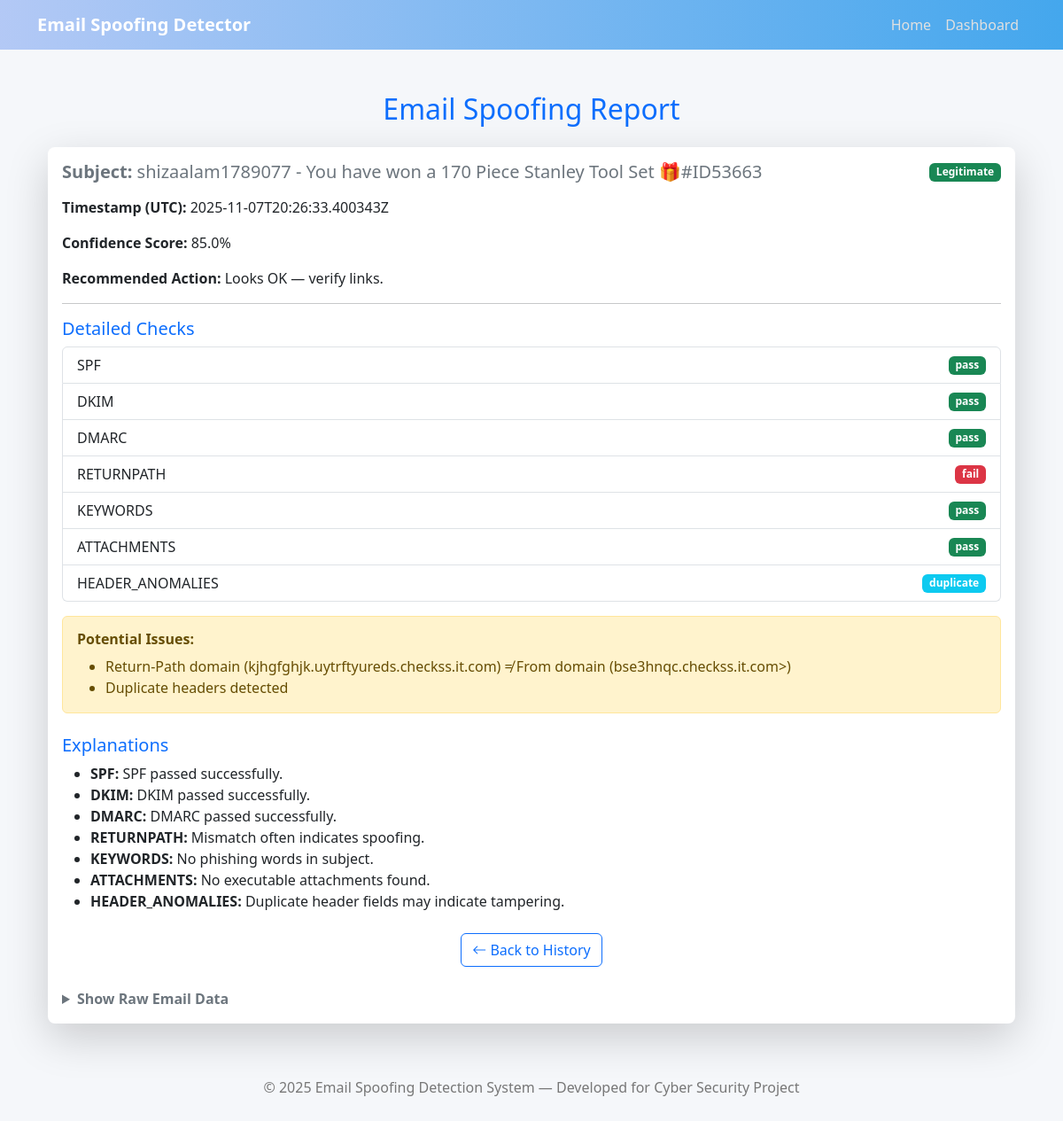
Page /report/27 on the committed database.
### tables this page shows
CREATE TABLE reports (
        id INTEGER PRIMARY KEY AUTOINCREMENT,
        timestamp TEXT,
        subject TEXT,
        verdict TEXT,
        score REAL,
        summary TEXT,
        data TEXT
    );

### app.py (the view)
@app.route('/report/<int:rid>')
def view_report(rid):
    conn = sqlite3.connect(DB_PATH)
    c = conn.cursor()
    c.execute('SELECT data FROM reports WHERE id=?', (rid,))
    row = c.fetchone()
    conn.close()
    if not row:
        abort(404)
    payload = json.loads(row[0])
    headers = payload.get('headers', {})
    analysis = payload.get('analysis', {})
    score = payload.get('score', 0)
    verdict = payload.get('verdict', '')
    action = payload.get('action', '')
    raw = payload.get('raw', '')
    ts = payload.get('timestamp', '')
    return render_template('report.html', id=rid, headers=headers, analysis=analysis,
                           score=score, verdict=verdict, action=action, raw=raw, timestamp=ts)

### templates/report.html (shortened to what this page needs)
{% extends "base.html" %}
{% block content %}
<div class="container mt-5">
    <h2 class="text-center text-primary mb-4"> Email Spoofing Report</h2>
    <div class="card shadow-lg border-0 rounded-3">
        <div class="card-body">
            <div class="d-flex justify-content-between align-items-center mb-3">
                <h5 class="text-secondary mb-0">
                    <strong>Subject:</strong> {{ headers.get('Subject', '-') }}
                </h5>
                <span class="badge
                    {% if verdict == 'Legitimate' %}bg-success
                    {% elif verdict == 'Possibly spoofed' %}bg-warning text-dark
                    {% else %}bg-danger{% endif %}">
                    {{ verdict }}
                </span>
            </div>
            <p><strong>Timestamp (UTC):</strong> {{ timestamp }}</p>
            <p><strong>Confidence Score:</strong> {{ score }}%</p>
            <p><strong>Recommended Action:</strong> {{ action }}</p>
            <hr>
            <h5 class="text-primary mt-3">Detailed Checks</h5>
            <ul class="list-group mb-3">
                {% for key, value in analysis.checks.items() %}
                <li class="list-group-item d-flex justify-content-between align-items-center">
                    {{ key.upper() }}
                    <span class="badge
                        {% if value == 'pass' %}bg-success
                        {% elif value == 'fail' %}bg-danger
                        {% elif value == 'neutral' %}bg-secondary
                        {% else %}bg-info{% endif %}">
                        {{ value }}
                    </span>
                </li>
                {% endfor %}
            </ul>
            {% if analysis.reasons %}
            <div class="alert alert-warning">
                <h6 class="fw-bold mb-2">Potential Issues:</h6>
                <ul class="mb-0">
                    {% for reason in analysis.reasons %}
                    <li>{{ reason }}</li>
                    {% endfor %}
                </ul>
            </div>
            {% endif %}
            {% if analysis.explanations %}
            <h5 class="text-primary mt-4">Explanations</h5>
            <ul>
                {% for k, v in analysis.explanations.items() %}
                <li><strong>{{ k.upper() }}:</strong> {{ v }}</li>
                {% endfor %}
            </ul>
            {% endif %}
            <div class="mt-4 text-center">
                <a href="{{ url_for('reports_list') }}" class="btn btn-outline-primary">
                    <i class="bi bi-arrow-left"></i> Back to History
                </a>
            </div>
            <details class="mt-4">
                <summary class="fw-bold text-secondary cursor-pointer">Show Raw Email Data</summary>
            </details>
        </div>
    </div>
</div>
{% endblock %}

### templates/base.html (style rules this page uses)
body { background-color: #f5f7fa; font-family: "Segoe UI", sans-serif; }

### rows in the picture
reports: get "shizaalam1789077 - You have won a 170 Piece Stanley Tool Set 🎁#ID53663", verdict "Legitimate"

### other values in the picture
{{ timestamp }} "2025-11-07T20:26:33.400343Z"
{{ score }} "85.0"
{{ action }} "Looks OK — verify links."
{{ key.upper() }} "SPF" "DKIM" "DMARC" "RETURNPATH" "KEYWORDS" "ATTACHMENTS" "HEADER_ANOMALIES"
{{ value }} "pass" "pass" "pass" "fail" "pass" "pass" "duplicate"
{{ reason }} "Return-Path domain (kjhgfghjk.uytrftyureds.checkss.it.com) ≠ From domain (bse3hnqc.checkss.it.com>)" "Duplicate headers detected"
{{ k.upper() }} "SPF" "DKIM" "DMARC" "RETURNPATH" "KEYWORDS" "ATTACHMENTS" "HEADER_ANOMALIES"
{{ v }} "SPF passed successfully." "DKIM passed successfully." "DMARC passed successfully." "Mismatch often indicates spoofing." "No phishing words in subject." "No executable attachments found." "Duplicate header fields may indicate tampering."
